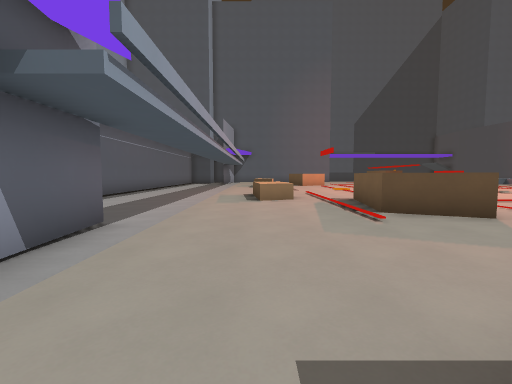
view 1 (above)

20 first-person views from a walk through a 3-D level made in the Godot game engine. The camera is 1.5 m above the floor, tilts 4° down and sees 90° across. The floor is counted in squares, 2 m on a side. Each view is taken from the middle of a square. On the plan, view 1 faces up. The plan holds only what a view shows up to about 9 squares ahead; the rest is blank. The place goes on beyond the plan. Characters and animated objects are left out.

view 2
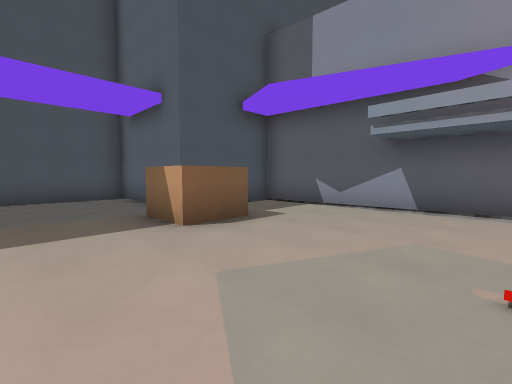

view 3
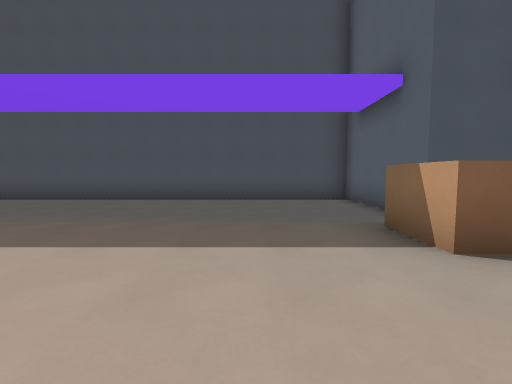

view 4
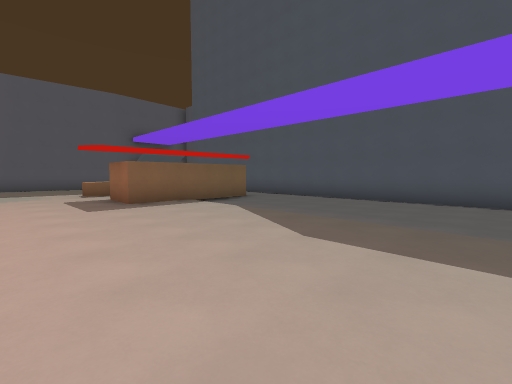

view 5
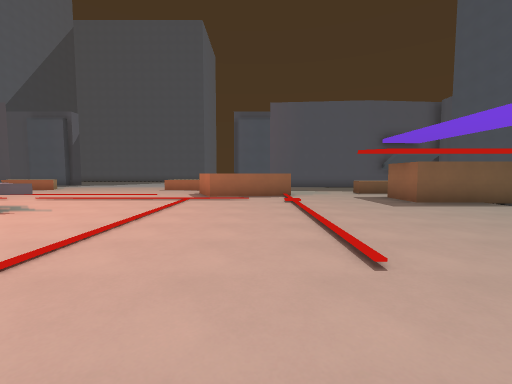

view 6
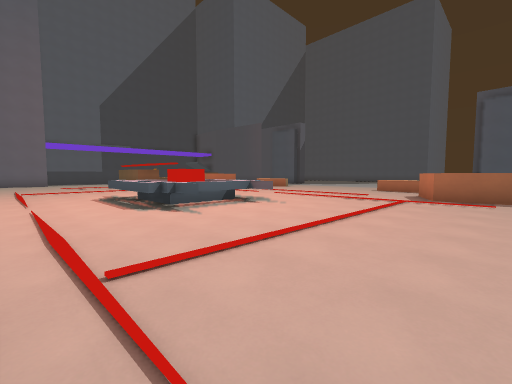

view 7
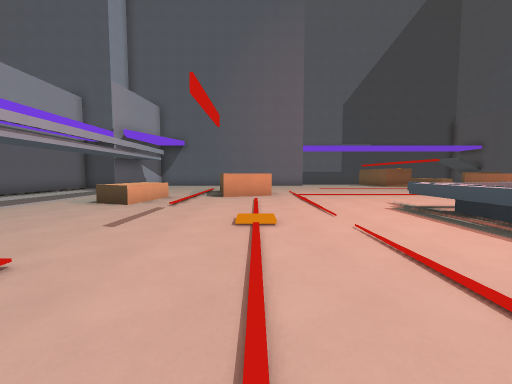

view 8
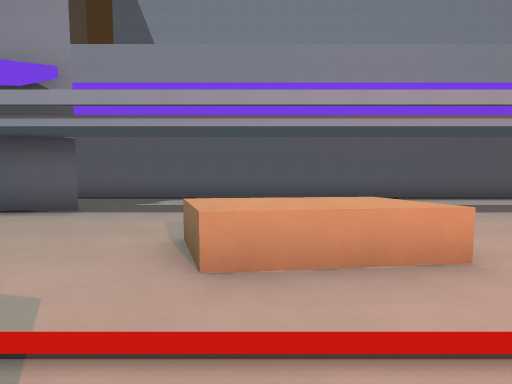

view 9
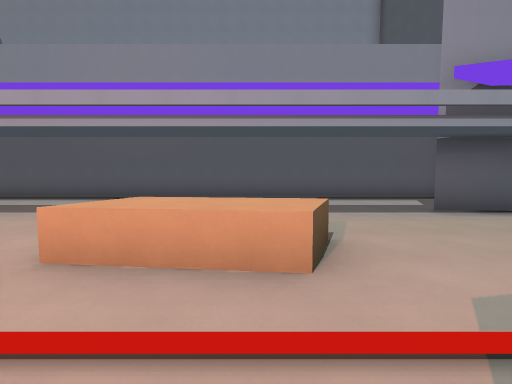

view 10
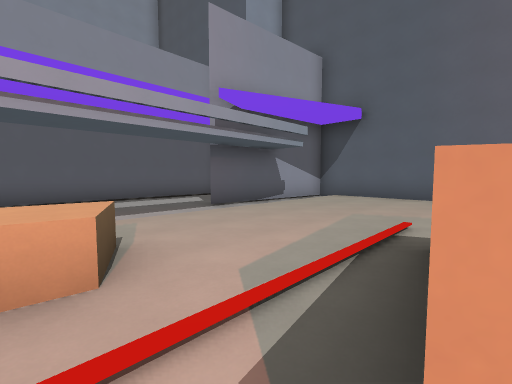

view 11
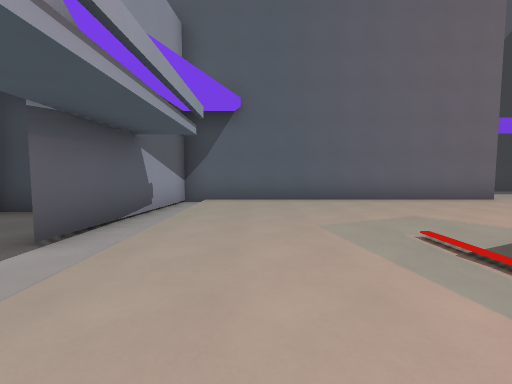

view 12
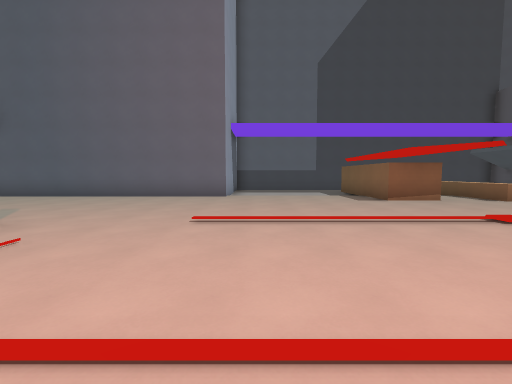

view 13
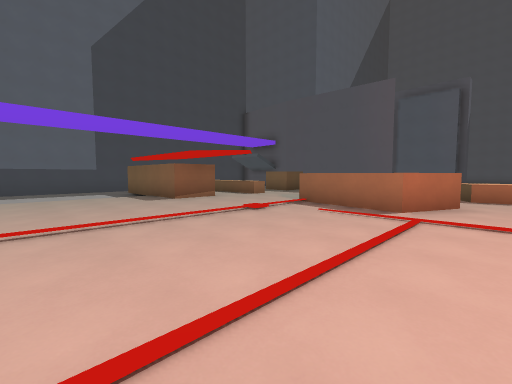

view 14
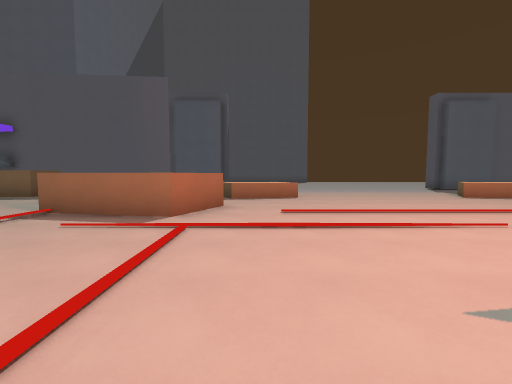

view 15
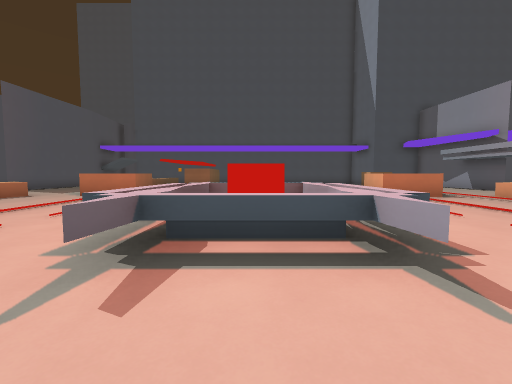

view 16
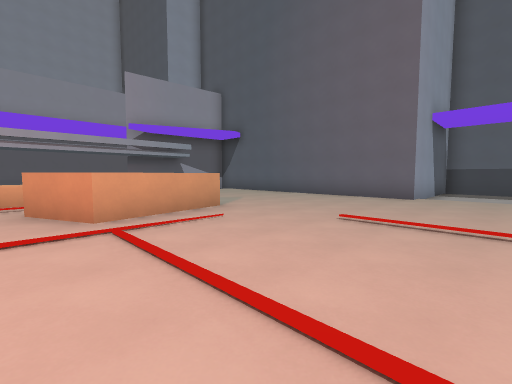

view 17
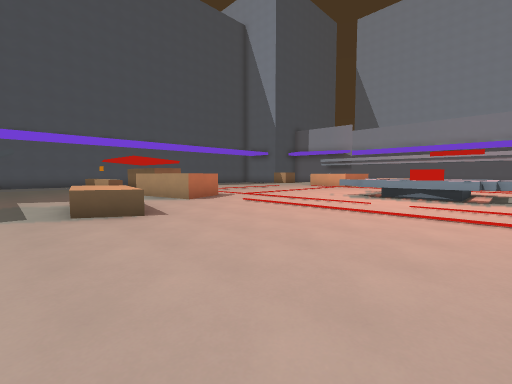

view 18
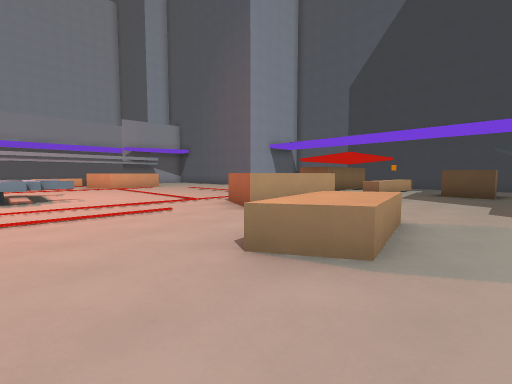

view 19
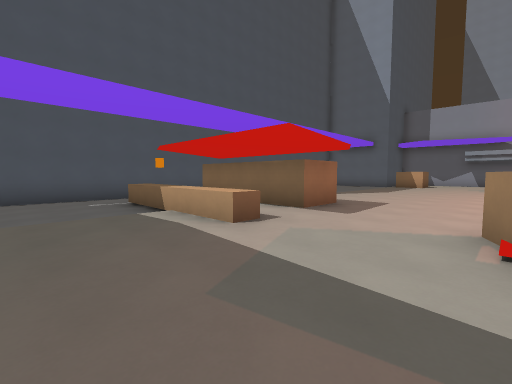

view 20
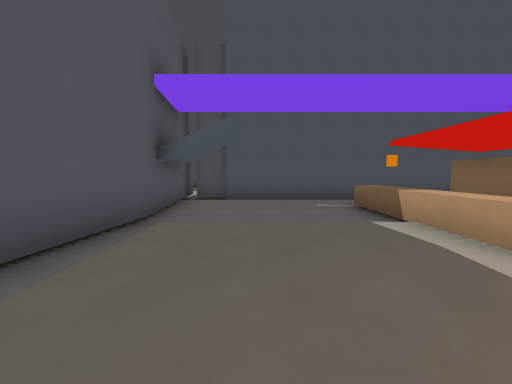

### Floor plan
Key: @ floor where view 1 was taken; # wall or solid block; . main floor; : floor 0.25 m higher than the main floor; - floor 0.25 m lower than the main floor; / step, stairs or slope; = window, fence, low wall or low ledge; ^ raised ledge; B block; P pedestal.
Columns run from 6 left of view 1 to 20 right of it. Each row starts with its distance up from view 1.
 28               --
 27              B--
 26              B---
 25     BBBBBBBBBB////#  ^
 24    ##.............##.^ .#.
 23 #B #-................^....
 22 #--#-.....................
 21 #--#-................. ...
 20 #--#-.../....///////^  ...
 19 #----.../ #.........#= ...
 18 #----.../ #.........#^  ..
 17 #----.../=#..........#.^^.
 16 #----.^^/..............^^.
 15 #----.^^/..............^^.
 14 #----.../.....^.^.........
 13 #----.........PPP.........
 12 #   -.....:...P#P.........
 11 #----.........PPP.........
 10 #---  ../.....^.^.........
  9 #----.^^/..............^^.
  8 #----.^^/..............^^.
  7 #----.../=#..........#.^^.
  6 #----.../=#.........##. ..
  5 #----.../=#.........#=  ..
  4 #--#-.../.. .///////^/....
  3 #--#-.....................
  2 #  #-.....................
  1    #-................^....#
  0    ##.@##.........##.^....#
 -1     #/  //////////## ^////#
 -2   BBBBBB----------## ^----#
 -3        B----------## ^-----
 -4        B----------   -----#
 -5        B-----------  -----#
 -6        ####################

Positions as (right, up) in squares from view 1, and headings:
1: (0, 0), facing up
2: (4, 4), facing down-left
3: (4, 3), facing down
4: (5, 3), facing down-right
5: (5, 5), facing right
6: (5, 5), facing up-right
7: (4, 8), facing up
8: (3, 8), facing left
9: (3, 16), facing left
10: (3, 16), facing up-left
11: (0, 17), facing up
12: (8, 16), facing up
13: (8, 16), facing up-right
14: (9, 16), facing right
15: (9, 16), facing down
16: (9, 16), facing up-left
17: (19, 14), facing down-left
18: (19, 13), facing up-left
19: (18, 4), facing down-left
20: (18, 3), facing down
